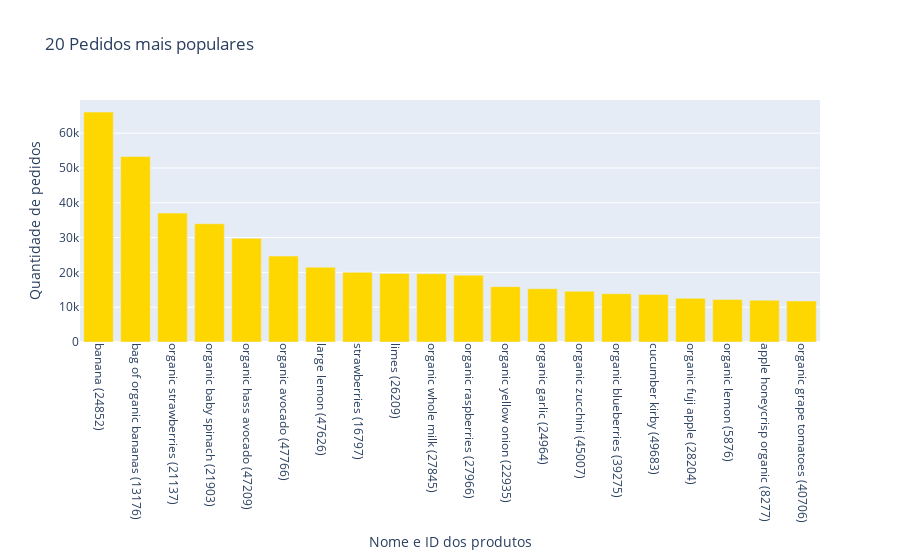

Notebook source saved alongside this figure:
### Code cell
# 20 produtos mais populares
merged_dfs = df_order_products.merge(
    df_products[["product_id", "product_name"]], on="product_id"
)
most_popular_itens_general = (
    merged_dfs.groupby(["product_id", "product_name"])["order_id"]
    .count()
    .sort_values(ascending=False)
    .head(20)
)
most_popular_itens_general_df = most_popular_itens_general.reset_index()
most_popular_itens_general_df.columns = [
    "product_id",
    "product_name",
    "order_count",
]
most_popular_itens_general_df["product_label"] = (
    most_popular_itens_general_df["product_name"]
    + " ("
    + most_popular_itens_general_df["product_id"].astype(str)
    + ")"
)
fig = px.bar(
    most_popular_itens_general_df,
    x="product_label",
    y="order_count",
    title="20 Pedidos mais populares",
    labels={
        "product_label": "Nome e ID dos produtos",
        "order_count": "Quantidade de pedidos",
    },
    color_discrete_sequence=["gold"],
)
fig.update_layout(xaxis_tickangle=90)
fig.show()

### Figure 1 — Plotly figure (JSON) as saved in the notebook; plotly's stock layout.template omitted (floating-point values rounded to 4 significant figures)
{"data": [{"hovertemplate": "Nome e ID dos produtos=%{x}<br>Quantidade de pedidos=%{y}<extra></extra>", "legendgroup": "", "marker": {"color": "gold", "pattern": {"shape": ""}}, "name": "", "orientation": "v", "showlegend": false, "textposition": "auto", "type": "bar", "x": ["banana (24852)", "bag of organic bananas (13176)", "organic strawberries (21137)", "organic baby spinach (21903)", "organic hass avocado (47209)", "organic avocado (47766)", "large lemon (47626)", "strawberries (16797)", "limes (26209)", "organic whole milk (27845)", "organic raspberries (27966)", "organic yellow onion (22935)", "organic garlic (24964)", "organic zucchini (45007)", "organic blueberries (39275)", "cucumber kirby (49683)", "organic fuji apple (28204)", "organic lemon (5876)", "apple honeycrisp organic (8277)", "organic grape tomatoes (40706)"], "xaxis": "x", "y": [66050, 53297, 37039, 33971, 29773, 24689, 21495, 20018, 19690, 19600, 19197, 15898, 15292, 14584, 13879, 13675, 12544, 12232, 11993, 11781], "yaxis": "y"}], "layout": {"barmode": "relative", "legend": {"tracegroupgap": 0}, "title": {"text": "20 Pedidos mais populares"}, "xaxis": {"anchor": "y", "domain": [0, 1], "tickangle": 90, "title": {"text": "Nome e ID dos produtos"}}, "yaxis": {"anchor": "x", "domain": [0, 1], "title": {"text": "Quantidade de pedidos"}}}}
